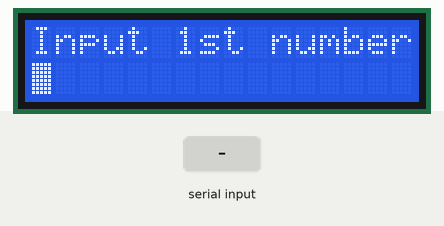
The sketch below on a simulated Arduino Uno, built with avr-gcc and run on an emulated ATmega328P. Shown: 16×2 character LCD. The test bench sets the inputs (shaded band).

Above: at 1.2 s.
1.3 s: "90,45\n" received over Serial
At 4.1 s:
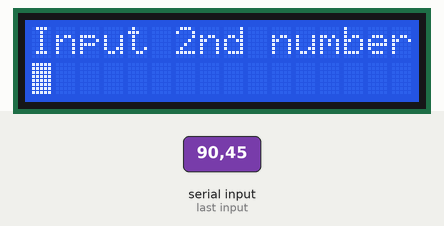
4.3 s: "30,150\n" received over Serial
At 6.9 s:
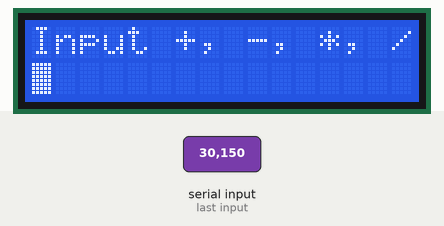
7.3 s: "+" received over Serial
At 10.8 s:
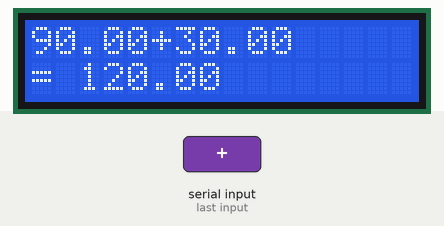
Timing chart, 0 to 12.3 s (numbered marks = the images above; inputs shaded):
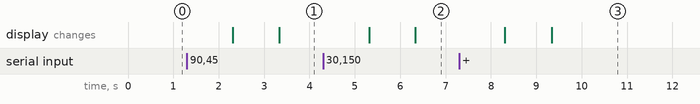

Measured:
- after the input at 1.3 s, the display: first changes after 1.0 s (image 1 shows a later state)
- after the input at 4.3 s, the display: first changes after 1.0 s (image 2 shows a later state)
- after the input at 7.3 s, the display: first changes after 1.0 s (image 3 shows a later state)

The sketch:

49-simple_calculator_with_lcd_display_homework.ino
```cpp
#include <LiquidCrystal_I2C.h>

LiquidCrystal_I2C lcd(0x27, 16, 2);

char *messages[] = {
  "Input 1st number",
  "Input 2nd number",
  "Input +, -, *, /",
  "The answer is"
};

float operators[] = {0, 0};
float result;
byte buffer[1];

String inputString = "";

int i = 0;

void setup() {
  Serial.begin(9600);
  lcd.init();
  lcd.backlight();
}

void loop() {
  while (true) {
    lcd.setCursor(0, 0);
    lcd.printstr(messages[i]);
    lcd.setCursor(0, 1);

    if (i != 3) {
      lcd.blink_on();

      while (Serial.available() == 0) { }

      if (Serial.available() != 0) {
        inputString = Serial.readString();
        inputString.trim();

        switch (i) {
          case 0: case 1:
            if (inputString.toFloat() == 0) {
              continue;
            }
            operators[i] = inputString.toFloat();
            break;
          case 2:
            //byte buffer[inputString.length() + 1];
            inputString.toCharArray(buffer, inputString.length() + 1);
            result = operation(buffer[0]);
            if (result == NULL) {
              continue;
            }
            break;
        }

        lcd.blink_off();
        lcd.print(inputString);
      }
    } else {
      lcd.blink_off();
      lcd.clear();
      lcd.setCursor(0, 0);
      lcd.print(operators[0]);
      lcd.print(char(buffer[0]));
      lcd.print(operators[1]);
      lcd.setCursor(0, 1);
      lcd.print("= ");
      lcd.print(result);
    }

    delay(i < 3 ? 1000 : 5000);
    lcd.clear();

    i = (i == 3) ? 0 : i += 1;
  }
}

float operation(char operation) {
  switch (operation) {
    case '+':
      return operators[0] + operators[1];
      break;
    case '-':
      return operators[0] - operators[1];
      break;
    case '*':
      return operators[0] * operators[1];
      break;
    case '/':
      return operators[0] / operators[1];
      break;
    default:
      return NULL;
      break;
  }
}
```
